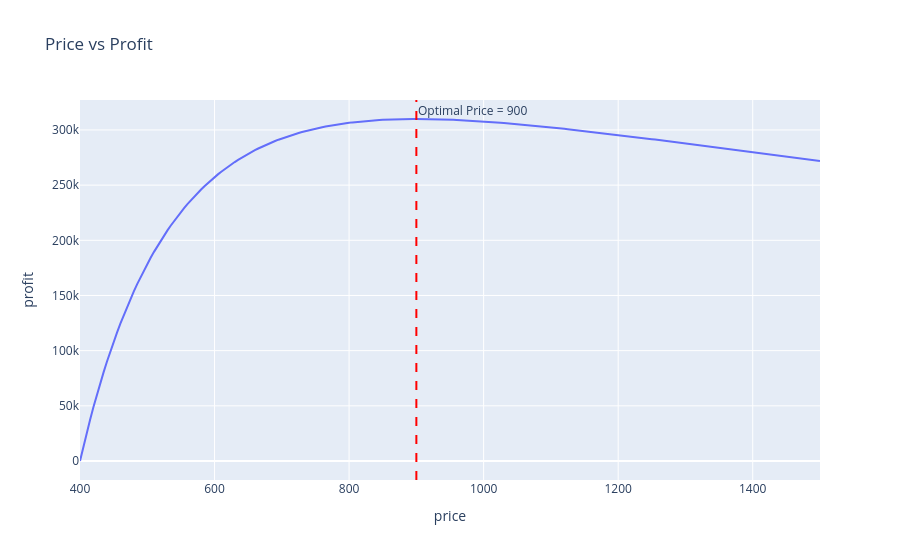

Notebook code cell kept with this figure:
### Code cell
fig_profit = plot_price_vs_metric(results_df, "profit", best["price"], "Price vs Profit")
fig_profit.show()

### Figure 1 — Plotly figure (JSON) as saved in the notebook; plotly's stock layout.template omitted (floating-point values rounded to 4 significant figures; data arrays with more than 128 entries replaced by an {"elided": "..."} marker saying what was removed)
{"data": [{"hovertemplate": "price=%{x}<br>profit=%{y}<extra></extra>", "legendgroup": "", "line": {"color": "#636efa", "dash": "solid"}, "marker": {"symbol": "circle"}, "mode": "lines", "name": "", "orientation": "v", "showlegend": false, "type": "scatter", "x": {"elided": "221 int values"}, "xaxis": "x", "y": {"elided": "221 float values"}, "yaxis": "y"}], "layout": {"annotations": [{"showarrow": false, "text": "Optimal Price = 900", "x": 900, "xanchor": "left", "xref": "x", "y": 1, "yanchor": "top", "yref": "y domain"}], "legend": {"tracegroupgap": 0}, "shapes": [{"line": {"color": "red", "dash": "dash"}, "type": "line", "x0": 900, "x1": 900, "xref": "x", "y0": 0, "y1": 1, "yref": "y domain"}], "title": {"text": "Price vs Profit"}, "xaxis": {"anchor": "y", "domain": [0, 1], "title": {"text": "price"}}, "yaxis": {"anchor": "x", "domain": [0, 1], "title": {"text": "profit"}}}}
